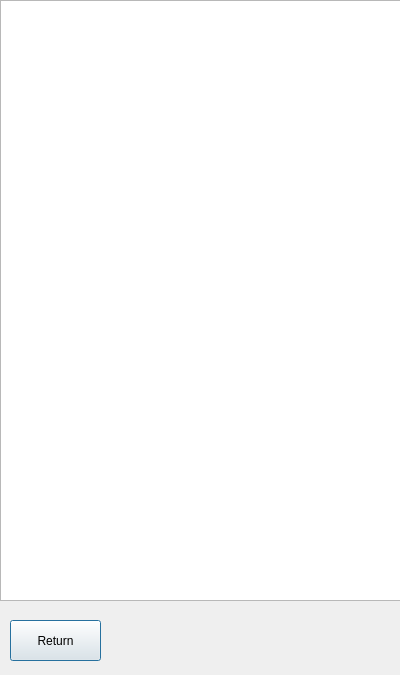
<?xml version="1.0" encoding="UTF-8"?>
<ui version="4.0">
 <class>ListInactiveCarsWindow</class>
 <widget class="QDialog" name="ListInactiveCarsWindow">
  <property name="geometry">
   <rect>
    <x>0</x>
    <y>0</y>
    <width>400</width>
    <height>675</height>
   </rect>
  </property>
  <property name="windowTitle">
   <string>Dialog</string>
  </property>
  <widget class="QTextBrowser" name="DisplayBrowser">
   <property name="geometry">
    <rect>
     <x>0</x>
     <y>0</y>
     <width>401</width>
     <height>601</height>
    </rect>
   </property>
  </widget>
  <widget class="QPushButton" name="ReturnButton">
   <property name="geometry">
    <rect>
     <x>10</x>
     <y>620</y>
     <width>91</width>
     <height>41</height>
    </rect>
   </property>
   <property name="text">
    <string>Return</string>
   </property>
  </widget>
 </widget>
 <resources/>
 <connections/>
</ui>
